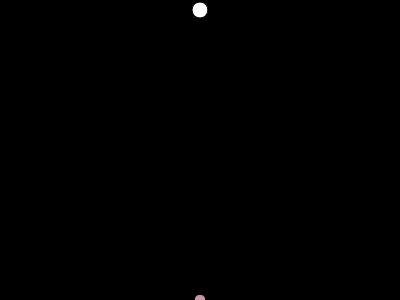
Frame 1 (no input)
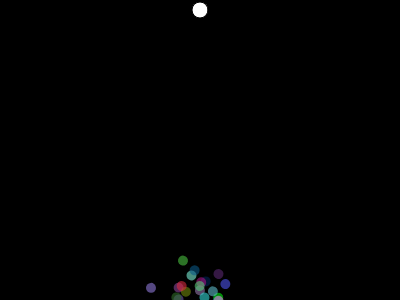
Frame 60 (no input)
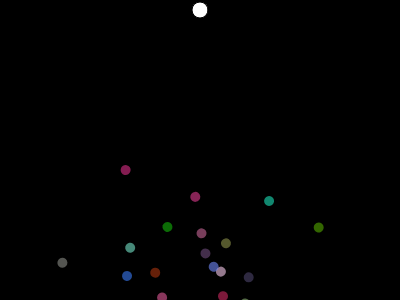
Frame 120 (the mouse pressed at the canvas centre since frame 60)

The p5.js sketch that drew these frames (run headless with seeded random() and noise() and a simulated clock; from frame 60 on, the mouse is pressed at the canvas centre):

// p5.js sketch
// ── sketch.js
var rocket;
var population;
var lifespan = 200;
var lifeP;
var count = 0;
var target;

function setup() {
  createCanvas(400, 300);
  rocket = new Rocket();
  population = new Population();
  lifeP = createP();
  target = createVector(width/2, 10);
}

function draw() {
  background(0);
  population.run();
  
  lifeP.html(count);
  count++;
  if(count == lifespan){
  	count = 0;
    population.evaluate();
    population.naturalSelection();
  }
  
  ellipse(target.x, target.y, 16, 16);
}

function Population(){
	this.rockets = [];
  this.popsize = 30;
  this.matingPool = [];
  
  for(var i = 0; i < this.popsize; i++){
  	this.rockets[i] = new Rocket();
  }
  
  this.evaluate = function(){
    var maxFit = 0;
    for(var i = 0; i < this.popsize; i++){
  		this.rockets[i].calcFitness();
      if(this.rockets[i].fitness > maxFit){
        maxFit = this.rockets[i].fitness;
      }
    	
  	}
    
    for(var y = 0; y < this.popsize; y++){
  		this.rockets[y].fitness /= maxFit;
    	
  	}
    
    this.matingPool = [];
    
    for(var x = 0; x < this.popsize; x++){
  		var n = this.rockets[x].fitness * 100;
      for(j = 0; j < n; j++){
      	this.matingPool.push(this.rockets[x]);
      }
    	
  	}
  }
  
  this.naturalSelection = function(){
    var newRockets = [];
    for(i = 0; i < this.rockets.length; i++){
      var parentA = random(this.matingpool).dna;
      var parentB = random(this.matingpool).dna;
      var child = parentA.crossover(parentB);
      newRockets[i] = new Rocket(child);
    }
    this.rockets = newRockets;
    
  }
  
  this.run = function(){
  	for(var i = 0; i < this.popsize; i++){
  		this.rockets[i].update();
      this.rockets[i].show();
  	}
  }
}

function DNA(genes){
  
  if(genes){
  	this.genes = genes;
  } else {
    this.genes = [];
    for(var i = 0; i < lifespan; i++){
      this.genes[i] = p5.Vector.random2D();
      this.genes[i].setMag(0.1);
    }
  }
  
  this.crossover = function(partner){
  	var newgenes = [];
    var mid = floor(random(this.genes.length))
    for(var i = 0; i < this.genes.length; i++){
    	if(i > mid){
        newdna[i] = this.genes[i];
      } else {
      	newdna[i] = partner.genes[i];
      }
    }
    return new DNA(newgenes);
  }
}

function Rocket(dna){
	this.pos = createVector(width/2, height);
  this.vel = createVector();
  this.acc = createVector();
  if(dna){
  	this.dna = dna
  } else {
    this.dna = new DNA();
    this.fitness = 0;
  }
  this.applyForce = function(force){
  	this.acc.add(force);
  }
  
  this.update = function(){
    this.applyForce(this.dna.genes[count]);
  	this.vel.add(this.acc);
    this.pos.add(this.vel);
    this.acc.mult(0);
    
  }  
  
  this.calcFitness = function(){
  	var d = dist(this.pos.x, this.pos.y, target.x, target.y);
    
    this.fitness = map(d, 0, width, width, 0);
    
  }
  
  this.show = function(){
    push();
    translate(this.pos.x, this.pos.y);
    fill(random(255),random(255), random(255), 150);
    noStroke();
    rotate(this.vel.heading());
    ellipseMode(CENTER);
    ellipse(0,0,10,10);
    pop();
  }
  
}
